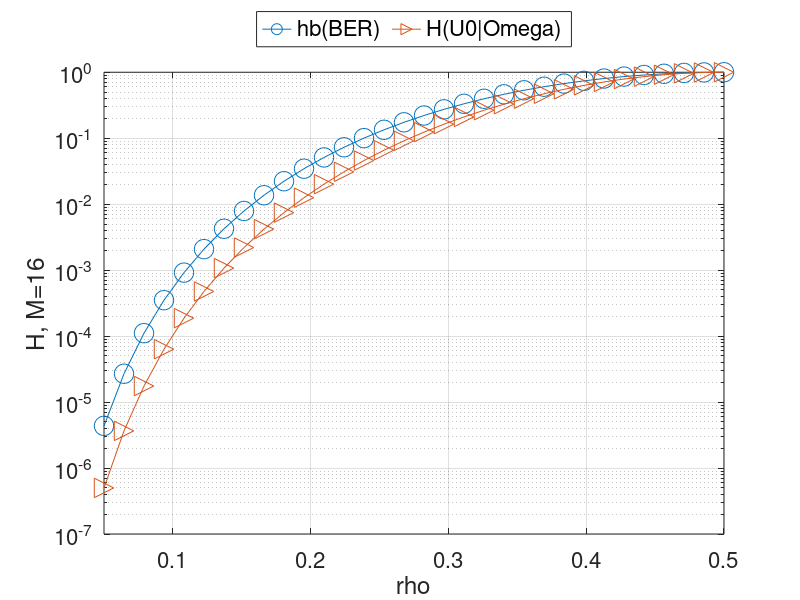

MATLAB code to generate this figure:
U=[4.358902e-06	2.687865e-05	1.108480e-04	3.504039e-04	9.168146e-04	2.082117e-03	4.235456e-03	7.888142e-03	1.366502e-02	2.228155e-02	3.450777e-02	5.112160e-02	7.285523e-02	1.003385e-01	1.340439e-01	1.742372e-01	2.209365e-01	2.738847e-01	3.325343e-01	3.960482e-01	4.633156e-01	5.329821e-01	6.034932e-01	6.731490e-01	7.401673e-01	8.027514e-01	8.591617e-01	9.077847e-01	9.471989e-01	9.762326e-01	9.940126e-01	1.000000e+00	];
V=[4.996862e-07	3.657953e-06	1.751467e-05	6.326917e-05	1.869138e-04	4.747825e-04	1.071964e-03	2.201715e-03	4.183425e-03	7.446399e-03	1.253671e-02	2.011469e-02	3.094116e-02	4.585128e-02	6.571572e-02	9.138992e-02	1.236530e-01	1.631389e-01	2.102630e-01	2.651481e-01	3.275543e-01	3.968163e-01	4.717967e-01	5.508544e-01	6.318413e-01	7.121271e-01	7.886662e-01	8.581131e-01	9.170046e-01	9.620205e-01	9.903316e-01	1.000000e+00	];
X=[5.000000e-02	6.451613e-02	7.903226e-02	9.354839e-02	1.080645e-01	1.225806e-01	1.370968e-01	1.516129e-01	1.661290e-01	1.806452e-01	1.951613e-01	2.096774e-01	2.241935e-01	2.387097e-01	2.532258e-01	2.677419e-01	2.822581e-01	2.967742e-01	3.112903e-01	3.258064e-01	3.403226e-01	3.548387e-01	3.693548e-01	3.838710e-01	3.983871e-01	4.129032e-01	4.274194e-01	4.419355e-01	4.564516e-01	4.709677e-01	4.854839e-01	5.000000e-01	];
h=figure(1);
hp=semilogy(X,U,'o-',X,V,'>-');
set(hp,'markersize',14);
grid on;
hx=xlabel('rho');
hy=ylabel('H, M=16');
xlim([min(X),max(X)]);
hl = legend('hb(BER)','H(U0|Omega)');
legend (hl, 'location', 'northoutside', 'orientation', 'horizontal');
ha = gca(); 
FONTSIZE=16;
set(hx,'fontsize',FONTSIZE);
set(hy,'fontsize',FONTSIZE);
set(ha,'fontsize',FONTSIZE);
set(hl,'fontsize',FONTSIZE);
refresh();
saveas (h,'outdata/M016_hbceo.eps');


